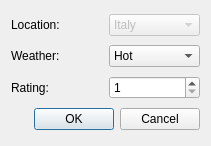
<?xml version="1.0" encoding="UTF-8"?>
<ui version="4.0">
 <class>SearchDialog</class>
 <widget class="QDialog" name="SearchDialog">
  <property name="geometry">
   <rect>
    <x>0</x>
    <y>0</y>
    <width>211</width>
    <height>146</height>
   </rect>
  </property>
  <property name="windowTitle">
   <string>Search</string>
  </property>
  <layout class="QGridLayout" name="gridLayout">
   <item row="0" column="0">
    <widget class="QLabel" name="locationTitle">
     <property name="text">
      <string>Location:</string>
     </property>
    </widget>
   </item>
   <item row="0" column="1">
    <widget class="QComboBox" name="locationBox">
     <property name="enabled">
      <bool>false</bool>
     </property>
     <item>
      <property name="text">
       <string>Italy</string>
      </property>
     </item>
     <item>
      <property name="text">
       <string>Turkey</string>
      </property>
     </item>
     <item>
      <property name="text">
       <string>Spain</string>
      </property>
     </item>
     <item>
      <property name="text">
       <string>Finland</string>
      </property>
     </item>
     <item>
      <property name="text">
       <string>Sweden</string>
      </property>
     </item>
     <item>
      <property name="text">
       <string>Norway</string>
      </property>
     </item>
     <item>
      <property name="text">
       <string>Denmark</string>
      </property>
     </item>
     <item>
      <property name="text">
       <string>Germany</string>
      </property>
     </item>
     <item>
      <property name="text">
       <string>England</string>
      </property>
     </item>
    </widget>
   </item>
   <item row="1" column="0">
    <widget class="QLabel" name="weatherTitle">
     <property name="text">
      <string>Weather:</string>
     </property>
    </widget>
   </item>
   <item row="1" column="1">
    <widget class="QComboBox" name="weatherBox">
     <property name="editable">
      <bool>false</bool>
     </property>
     <item>
      <property name="text">
       <string>Hot</string>
      </property>
     </item>
     <item>
      <property name="text">
       <string>Normal</string>
      </property>
     </item>
     <item>
      <property name="text">
       <string>Cold</string>
      </property>
     </item>
    </widget>
   </item>
   <item row="2" column="0">
    <widget class="QLabel" name="ratingTitle">
     <property name="text">
      <string>Rating:</string>
     </property>
    </widget>
   </item>
   <item row="2" column="1">
    <widget class="QSpinBox" name="ratingBox">
     <property name="minimum">
      <number>1</number>
     </property>
     <property name="maximum">
      <number>5</number>
     </property>
    </widget>
   </item>
   <item row="3" column="0" colspan="2">
    <widget class="QDialogButtonBox" name="buttonBox">
     <property name="orientation">
      <enum>Qt::Horizontal</enum>
     </property>
     <property name="standardButtons">
      <set>QDialogButtonBox::Cancel|QDialogButtonBox::Ok</set>
     </property>
    </widget>
   </item>
  </layout>
 </widget>
 <resources/>
 <connections>
  <connection>
   <sender>buttonBox</sender>
   <signal>accepted()</signal>
   <receiver>SearchDialog</receiver>
   <slot>accept()</slot>
   <hints>
    <hint type="sourcelabel">
     <x>248</x>
     <y>254</y>
    </hint>
    <hint type="destinationlabel">
     <x>157</x>
     <y>274</y>
    </hint>
   </hints>
  </connection>
  <connection>
   <sender>buttonBox</sender>
   <signal>rejected()</signal>
   <receiver>SearchDialog</receiver>
   <slot>reject()</slot>
   <hints>
    <hint type="sourcelabel">
     <x>316</x>
     <y>260</y>
    </hint>
    <hint type="destinationlabel">
     <x>286</x>
     <y>274</y>
    </hint>
   </hints>
  </connection>
 </connections>
</ui>
